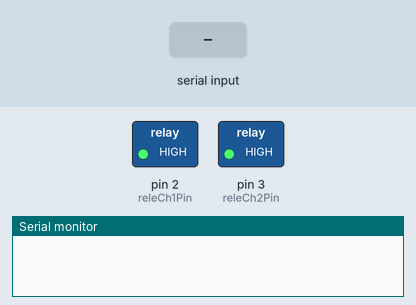
A sketch run on a simulated Arduino Uno, built with avr-gcc and run on an emulated ATmega328P. On the bench: switched loads named in the sketch (green lamp = pin HIGH), the last lines printed to the serial monitor. The inputs (shaded band) are chosen by the test bench.

Above: at 4.8 s.
4.9 s: "ligar" received over the second serial link
At 10.2 s:
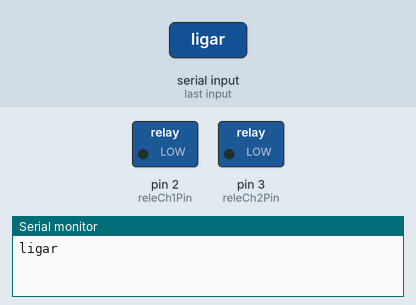
10.5 s: "desligar" received over the second serial link
At 15.3 s:
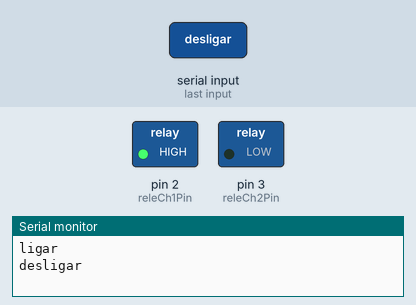
Timing chart, 0 to 16.8 s (numbered marks = the images above; inputs shaded):
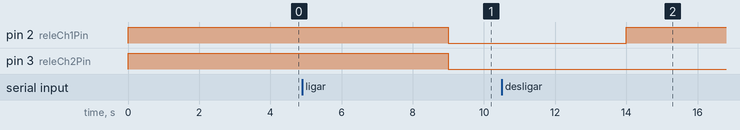

The sketch:

PI-SmartFreezer.ino
```cpp
//Definições de pinos relé
#define releCh1Pin 2
#define releCh2Pin 3
//Definições de valores para o monitor LCD + módulo I2C
#define endereco 0x27
#define colunas 16
#define linhas 2
//#define ONE_WIRE_BUS 3

// INCLUSÃO DE BIBLIOTECAS
#include <Wire.h>
#include <LiquidCrystal_I2C.h>
#include <SoftwareSerial.h>
#include <DS1307.h>
#include <OneWire.h>
#include <DallasTemperature.h>
// INSTANCIAMENTOS
//LiquidCrystal_I2C lcd(endereco, colunas, linhas);
SoftwareSerial bluetooth(12,13); //RX e TX do arduino
//DS1307 rtc(A4, A5);
//OneWire oneWire(ONE_WIRE_BUS);
//Declarações de variáveis
String command = "";
String resposta = "";
String commandoRecebido = "";
float tempMin = 999;
float tempMax = 0;
//DallasTemperature sensors(&oneWire);
//DeviceAddress sensor1;


void setup() {
  Serial.begin(9600);
  //InicializaPainelLCD();
  IniciaPinosRele(releCh1Pin  , releCh2Pin );
  IniciaBluetooth();
  InicializaRelogio();

}

void loop() {
 commandoRecebido = retornaComandoRecebido();
 if(commandoRecebido == "ligar"){
   AcionaCanal1(releCh1Pin);
   AcionaCanal2(releCh2Pin);
   commandoRecebido = "";
 }
 if(commandoRecebido == "desligar"){
   DesligaCanal(1);
   DesligaCanal(2);
   commandoRecebido = "";
 }
  commandoRecebido = "";
}
```

BluetoothProcs.ino
```cpp
void IniciaBluetooth(){
   bluetooth.begin(9600);
}

String retornaComandoRecebido(){
  command = "";
  if(bluetooth.available()> 0){
    command = bluetooth.readString();
  }
  delay(2000);
  if(command == "ligar" || command == "desligar"){
    Serial.println(command);
  }
  return command;
}
```

RTCProcs.ino
```cpp
void InicializaRelogio(){
 // rtc.setSQWRate(SQW_RATE_1);
 // rtc.enableSQW(true);
}
```

ReleProcs.ino
```cpp
void IniciaPinosRele(int relPin1, int relPin2){
  pinMode(relPin1, OUTPUT);
  pinMode(relPin2, OUTPUT);
  digitalWrite(relPin1, HIGH);
  digitalWrite(relPin2, HIGH);
}

void AcionaCanal1(int relPin1){
  digitalWrite(relPin1, LOW);
}

void AcionaCanal2(int relPin2){
  digitalWrite(relPin2, LOW);
}

void DesligaCanal(int canal){
  digitalWrite(canal, HIGH);
}
```

TemperatureProcs.ino
```cpp

```

LCDProcs.ino
```cpp
void InicializaPainelLCD(){
 // lcd.init();
 // lcd.backlight();
  //lcd.clear();
  //lcd.setCursor(2,0);
  //lcd.print("Bem-vindo");
}

void TelaApresentacao1(){

}
```

Measured:
- after the input at 4.9 s, pin 2 (releCh1Pin), pin 3 (releCh2Pin): HIGH → LOW after 4.1 s
- after the input at 10.5 s, pin 2 (releCh1Pin): LOW → HIGH after 3.5 s
